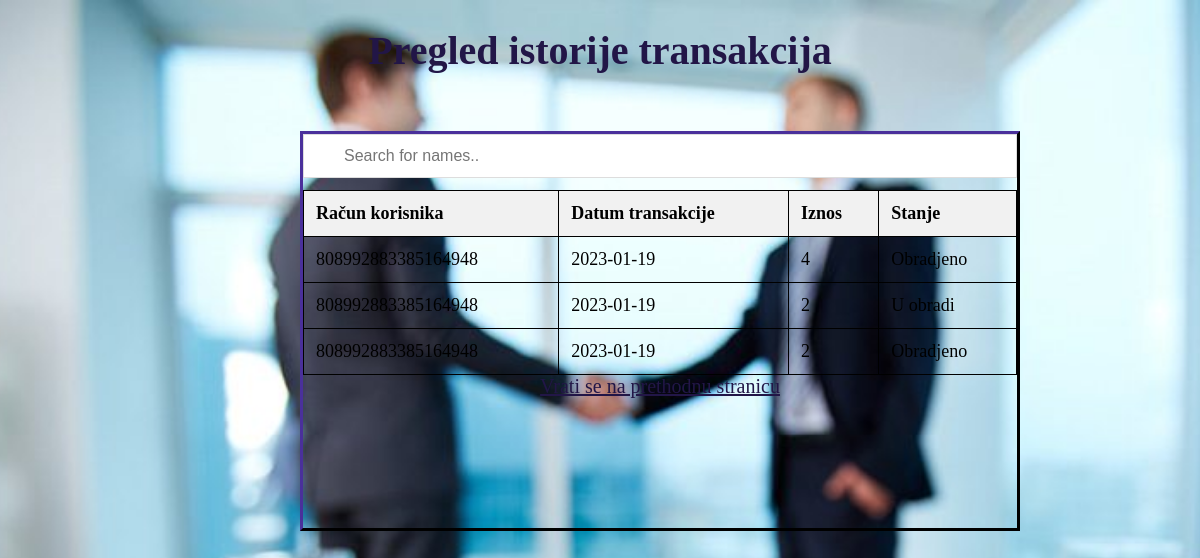
The app's page /history with its own data.
### database_models.py (models this page shows)
class Transaction(db.Model, Transaction.Transaction):
    id = db.Column(db.Integer, primary_key=True)
    transaction_number = db.Column(db.Integer, primary_key=True)
    sender = db.Column(db.String(20), nullable=False)
    receiver = db.Column(db.String(20), nullable=False)
    date = db.Column(db.Date, nullable=False)
    state = db.Column(db.String(20), nullable=False)  # TODO napravi sa enumom
    amount = db.Column(db.Integer, nullable=False)

### transaction.py (the view)
@transactions.route('/history', methods=['GET', 'POST'])
def history():
    transaction_list = Transaction.query.all()
    return render_template("history.html", data=transaction_list)

### templates/history.html (shortened to what this page needs)
<!DOCTYPE html>
<html lang="en">
<head>
</head>
<body onload="Sort()" >
  <h1>Pregled istorije transakcija</h1>
  <div class="myDiv">
    <input type="text" id="myInput" onkeyup="myFunction()" placeholder="Search for names.." title="Type in a name">
    <table class="fdt-datatable" id="myTable" name="resulttable">
        <thead>
          <tr class="header">
            <th class="sortable">Račun korisnika</th>
            <th class="sortable" >Datum transakcije</th>
            <th class="sortable">Iznos</th>
            <th class="sortable">Stanje</th>
         </tr>
        </thead>
        <tbody id="resulttable_body">
        {% for item in data %}
          <tr>
              <td>{{item.receiver}}</td>
              <td>{{item.date}}</td>
              <td>{{item.amount}}</td>
              <td>{{item.state}}</td>
          </tr>
        {% endfor %}
         </tbody>
    </table>
      <a href="{{url_for('transactions.back')}}">Vrati se na prethodnu stranicu </a>
  </div>
</body>
</html>

### templates/history.html (style rules this page uses)
* { box-sizing: border-box; }
#myInput { background-image: url('/css/searchicon.png'); background-position: 10px 10px; background-repeat: no-repeat; width: 100%; font-size: 16px; padding: 12px 20px 12px 40px; border: 1px solid #ddd; margin-bottom: 12px; }
#myTable { border-collapse: collapse; width: 100%; border: 1px solid #ddd; font-size: 18px; }
#myTable th, #myTable td { text-align: left; padding: 12px; }
#myTable tr { border-bottom: 1px solid #ddd; }
#myTable tr.header, #myTable tr:hover { background-color: #f1f1f1; }
body, html { height: 100%; margin: 0; background: center/cover url("../static/bank.jpg") fixed no-repeat; }
a:link, a:visited { color: #221647; text-decoration: underline; cursor: pointer; font-size:20px; font-family: serif; }
h1 { text-align: center; font-size: 40px; color: #221647; font-family: serif; }
.myDiv { height: 400px; width: 60%; border: 3px outset #221647 ; text-align: center; position: relative; top: 30px; left: 300px; }
table, th, td { border:1px solid black; }

### records on screen
Transaction: receiver "808992883385164948", date "2023-01-19", amount "4", state "Obradjeno"
Transaction: receiver "808992883385164948", date "2023-01-19", amount "2", state "U obradi"
Transaction: receiver "808992883385164948", date "2023-01-19", amount "2", state "Obradjeno"
